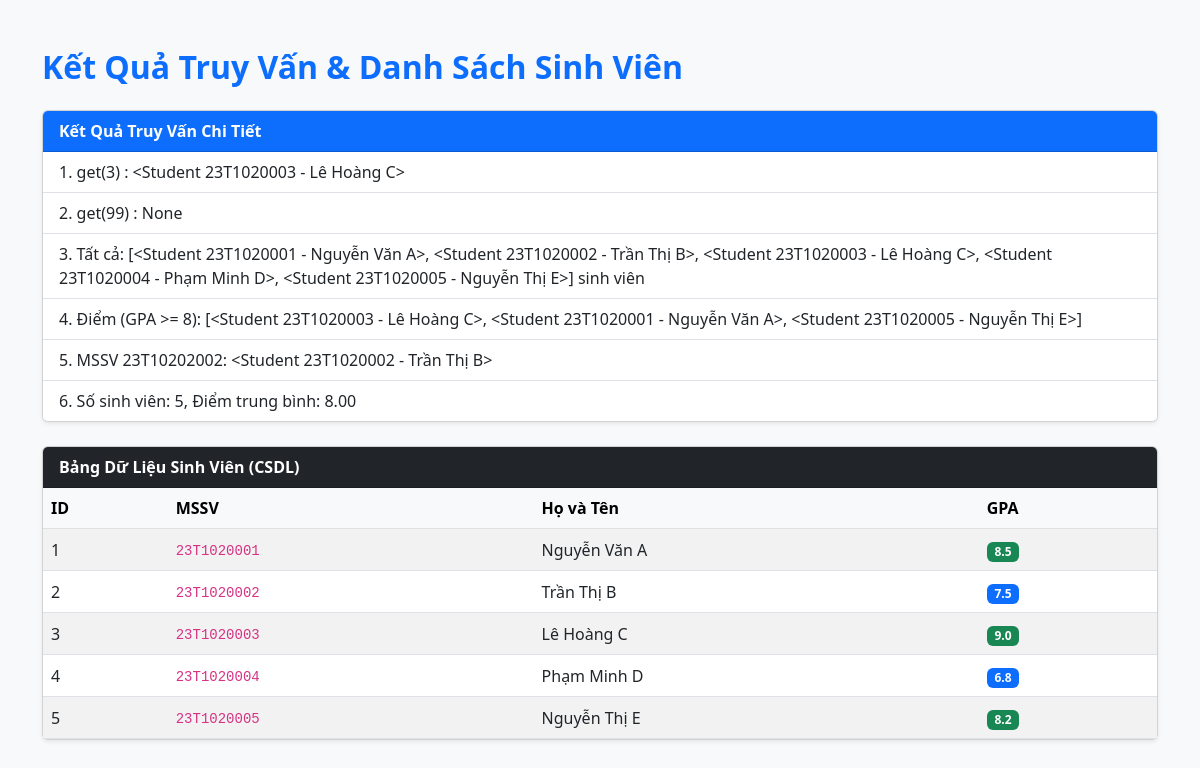
Page /thu-truy-van on the committed database.
### chuong_6.py (models this page shows)
class Student(db.Model):
    id: Mapped[int] = mapped_column(primary_key=True)
    mssv: Mapped[str] = mapped_column(String(10), unique=True)
    name: Mapped[str] = mapped_column(String(100))
    gpa: Mapped[float] = mapped_column(default=0.0)
    def __repr__(self) -> str:
        return f"<Student {self.mssv} - {self.name}>"

### chuong_6.py (the view)
@app.get("/thu-truy-van")
def try_queries():
    if db.session.scalar(db.select(func.count(Student.id))) == 0:
        return "Chưa có dữ liệu, hãy mở /them-mau trước."
    lines = []
    lines.append(f"1. get(3) : {db.session.get(Student, 3)}")
    lines.append(f"2. get(99) : {db.session.get(Student, 99)}")
    everyone = db.session.scalars(db.select(Student)).all()
    lines.append(f"3. Tất cả: {everyone} sinh viên")
    stat = db.select(Student).where(Student.gpa >= 8).order_by(Student.gpa.desc())
    good = db.session.scalars(stat).all()
    lines.append(f"4. Điểm (GPA >= 8): {good}")
    binh = db.session.scalar(db.select(Student).filter_by(mssv="23T1020002"))
    lines.append(f"5. MSSV 23T10202002: {binh}")
    total = db.session.scalar(db.select(func.count(Student.id)))
    avg_gpa = db.session.scalar(db.select(func.avg(Student.gpa)))
    lines.append(f"6. Số sinh viên: {total}, Điểm trung bình: {avg_gpa:.2f}")
    return render_template("try_queries.html", lines=lines, everyone=everyone)

### templates/try_queries.html (shortened to what this page needs)
<!DOCTYPE html>
<html lang="vi">
<head>
  <link href="https://cdn.jsdelivr.net/npm/bootstrap@5.3.0/dist/css/bootstrap.min.css" rel="stylesheet">
</head>
<body class="bg-light">
  <div class="container py-5">
    <h2 class="mb-4 text-primary fw-bold">Kết Quả Truy Vấn & Danh Sách Sinh Viên</h2>
    <div class="card shadow-sm mb-4">
      <div class="card-header bg-primary text-white fw-bold">
        Kết Quả Truy Vấn Chi Tiết
      </div>
      <ul class="list-group list-group-flush">
        {% for line in lines %}
        <li class="list-group-item">{{ line }}</li>
        {% endfor %}
      </ul>
    </div>
    <div class="card shadow-sm">
      <div class="card-header bg-dark text-white fw-bold">
        Bảng Dữ Liệu Sinh Viên (CSDL)
      </div>
      <div class="card-body p-0">
        <table class="table table-striped table-hover mb-0 align-middle">
          <thead class="table-light">
            <tr>
              <th>ID</th>
              <th>MSSV</th>
              <th>Họ và Tên</th>
              <th>GPA</th>
            </tr>
          </thead>
          <tbody>
            {% for sv in everyone %}
            <tr>
              <td>{{ sv.id }}</td>
              <td><code>{{ sv.mssv }}</code></td>
              <td>{{ sv.name }}</td>
              <td>
                <span
                  class="badge {% if sv.gpa >= 8.0 %}bg-success{% elif sv.gpa >= 6.5 %}bg-primary{% else %}bg-secondary{% endif %}">
                  {{ sv.gpa }}
                </span>
              </td>
            </tr>
            {% endfor %}
          </tbody>
        </table>
      </div>
    </div>
  </div>
</body>
</html>

### rows in the picture
Student: id "1", mssv "23T1020001", name "Nguyễn Văn A", gpa "8.5"
Student: id "2", mssv "23T1020002", name "Trần Thị B", gpa "7.5"
Student: id "3", mssv "23T1020003", name "Lê Hoàng C", gpa "9.0"
Student: id "4", mssv "23T1020004", name "Phạm Minh D", gpa "6.8"
Student: id "5", mssv "23T1020005", name "Nguyễn Thị E", gpa "8.2"

### other values in the picture
{{ line }} "1. get(3) : <Student 23T1020003 - Lê Hoàng C>" "2. get(99) : None" "4. Điểm (GPA >= 8): [<Student 23T1020003 - Lê Hoàng C>, <Student 23T1020001 - Nguyễn Văn A>, <Student 23T1020005 - Nguyễn Thị E>]" "5. MSSV 23T10202002: <Student 23T1020002 - Trần Thị B>" "6. Số sinh viên: 5, Điểm trung bình: 8.00"
